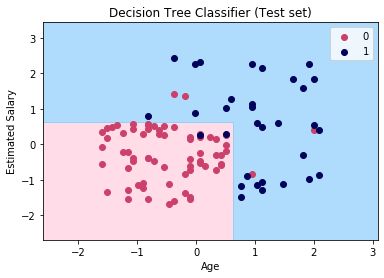

Python code for this plot:
# -*- coding: utf-8 -*-
"""
Created on Thu Dec 26 18:04:35 2019

@author: FartherSkies
"""

# SVC

# Importing the libraries
import numpy as np
import matplotlib.pyplot as plt
import pandas as pd

# Importing the dataset
dataset = pd.read_csv('Social_Network_Ads.csv')
X = dataset.iloc[:, [2, 3]].values
y = dataset.iloc[:, 4].values

# Splitting the dataset into the Training set and Test set
from sklearn.model_selection import train_test_split
X_train, X_test, y_train, y_test = train_test_split(X, y, test_size = 0.25, random_state = 0)


# Does not need to be scaled
from sklearn.preprocessing import StandardScaler
sc_X = StandardScaler ()
X_train = sc_X.fit_transform (X_train)
X_test = sc_X.fit_transform (X_test)

from sklearn.tree import DecisionTreeClassifier
class_tree = DecisionTreeClassifier(criterion = 'entropy', random_state = 0, max_leaf_nodes=5)
class_tree.fit (X_train, y_train)

y_pred = class_tree.predict (X_test)
y_pred_prob = class_tree.predict_proba (X_test)
print (y_pred)
print (y_pred_prob)

# Confusion Matrix

from sklearn.metrics import confusion_matrix
cm = confusion_matrix (y_test, y_pred)
print (cm)

# Decision tree only

print (class_tree.max_features_)
print (class_tree.feature_importances_)

# Plot

from matplotlib.colors import ListedColormap
X_set, y_set = X_test, y_test
X1, X2 = np.meshgrid(np.arange(start = X_set[:, 0].min() - 1, stop = X_set[:, 0].max() + 1, step = 0.005),
                     np.arange(start = X_set[:, 1].min() - 1, stop = X_set[:, 1].max() + 1, step = 0.005))
plt.contourf(X1, X2, class_tree.predict(np.array([X1.ravel(), X2.ravel()]).T).reshape(X1.shape),
             alpha = 0.75, cmap = ListedColormap(('#ffd1df', '#95d0fc')))
plt.xlim(X1.min(), X1.max())
plt.ylim(X2.min(), X2.max())
for i, j in enumerate(np.unique(y_set)):
    plt.scatter(X_set[y_set == j, 0], X_set[y_set == j, 1],
                c = ListedColormap(('#cb416b', '#00035b'))(i), label = j)
plt.title('Decision Tree Classifier (Test set)')
plt.xlabel('Age')
plt.ylabel('Estimated Salary')
plt.legend()
plt.show()
